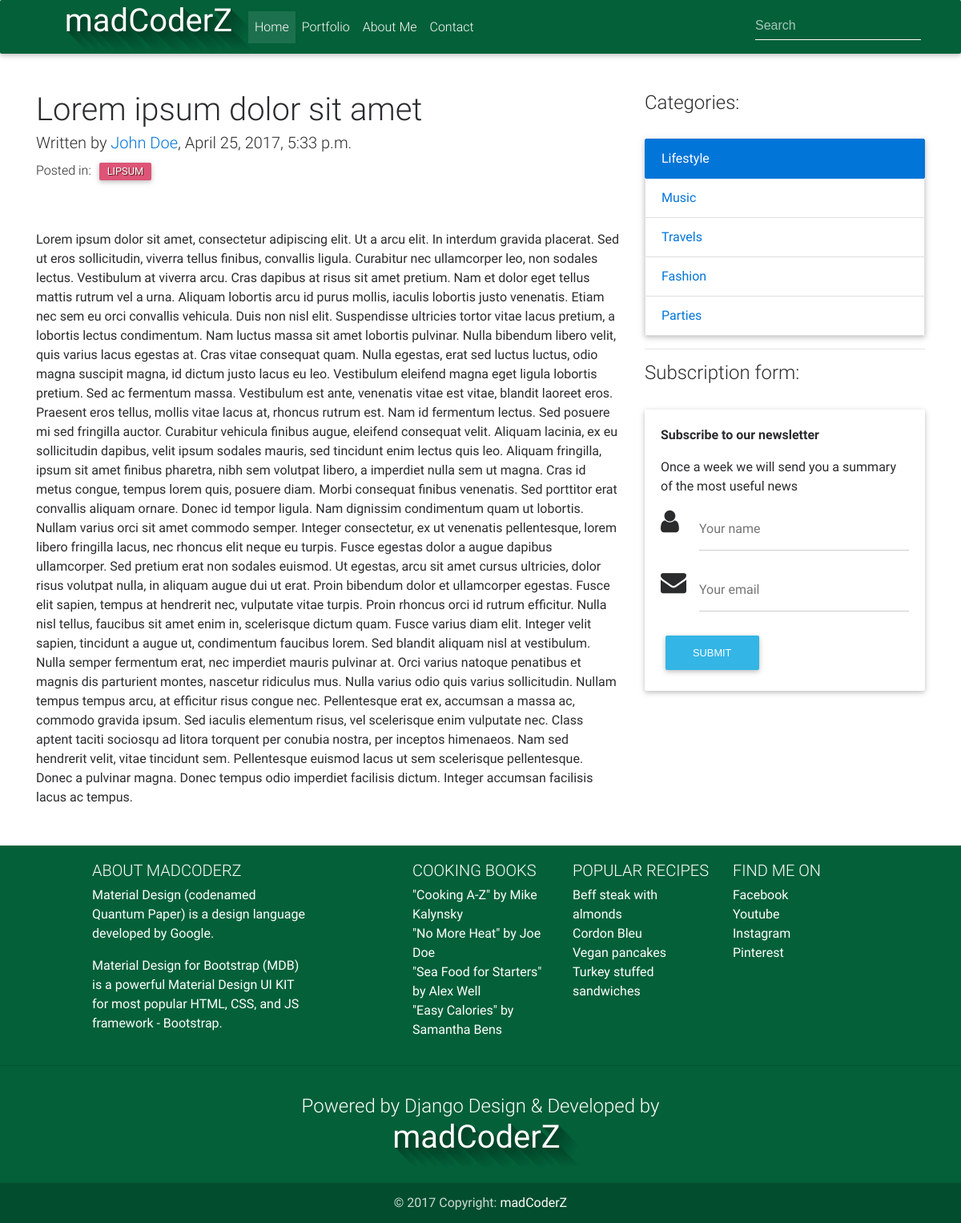
The app's page /post/1/ with its own data.
### blog_post/models.py (models this page shows, shortened)
class BlogPost(models.Model):
    title = models.CharField(max_length=120)
    body = models.TextField()
    created_at = models.DateTimeField(auto_now_add=True)
    category = models.ForeignKey('blog_post.Categories', blank=True, null=True)
    status = models.CharField(max_length=1, choices=STATUS_CHOICES, default='p')
    post_image = models.ImageField(null=True)

class Categories(models.Model):
    name = models.CharField(max_length=50)
    def __str__(self):
        return self.name

### blog_post/views.py (the view)
# urls.py: url(r'^post/(?P<pk>[0-9])/$', view_post, name='view_post'),
def view_post(request, pk):
    post = BlogPost.objects.get(pk=pk)
    return render(request, 'post_view.html', {'post': post})

### templates/post_view.html (shortened to what this page needs)
{% extends 'base.html' %}
{% block content %}
    <div class="post-wrapper wow fadeIn" data-wow-delay="0.2s">
        <h1 class="h1-responsive">{{ post.title }}</h1>
        <h5>Written by <a href="">John Doe</a>, {{ post.created_at }}</h5>
        {% if post.category %}
            <h6>Posted in: <a class="btn waves-effect waves-light btn-category" href="/?category={{ post.category.id }}">{{ post.category }}</a></h6>
        {% endif %}
        <br>
        <br>
        <p class="post-body-text">{{ post.body }}</p>
    </div>
{% endblock %}

### static/css/style.css (style rules this page uses)
.btn-category { background: #dd5477; padding: 3px 10px; text-shadow: 1px 1px 1px #541c1c; }

### records on screen
BlogPost: title "Lorem ipsum dolor sit amet", created_at "April 25, 2017, 5:33 p.m.", category "LIPSUM", body "Lorem ipsum dolor sit amet, consectetur adipiscing elit. Ut a arcu elit. In interdum gravida placerat. Sed ut eros sollicitudin, viverra tellus finibus, convallis ligula. Curabitur nec ullamcorper leo, non sodales lectus. Vestibulum at viverra arcu. Cras dapibus at risus sit amet pretium. Nam et dolor eget tellus mattis rutrum vel a urna. Aliquam lobortis arcu id purus mollis, iaculis lobortis justo venenatis. Etiam nec sem eu orci convallis vehicula. Duis non nisl elit. Suspendisse ultricies tortor vitae lacus pretium, a lobortis lectus condimentum. Nam luctus massa sit amet lobortis pulvinar. Nulla bibendum libero velit, quis varius lacus egestas at. Cras vitae consequat quam. Nulla…"
